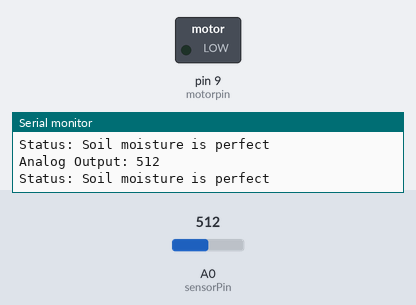
Simulated run of this sketch. Board: Arduino Uno, built with avr-gcc and run on an emulated ATmega328P. Shown: switched loads named in the sketch (green lamp = pin HIGH), the last lines printed to the serial monitor. Inputs (shaded band) come from the test bench; at power-on: A0 (sensorPin) = 512. Pins used as bus, display or sensor lines are not drawn.

Above: at 1.8 s.
1.9 s: A0 (sensorPin) set to 732
3.4 s: A0 (sensorPin) set to 758
At 4.7 s:
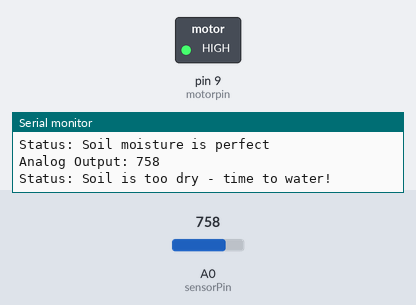
5.5 s: A0 (sensorPin) set to 716
At 7.0 s:
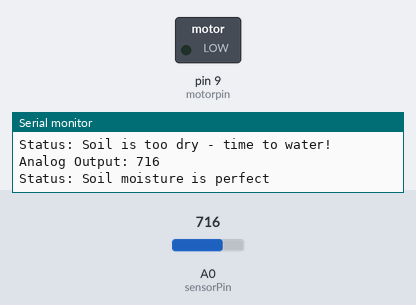
7.5 s: A0 (sensorPin) set to 900
At 9.3 s:
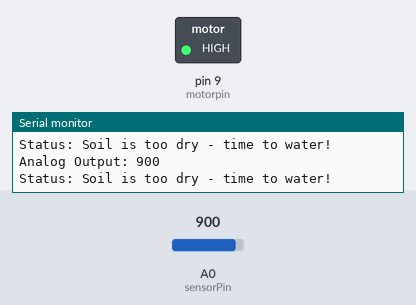
Timing chart, 0 to 10.5 s (numbered marks = the images above; inputs shaded):
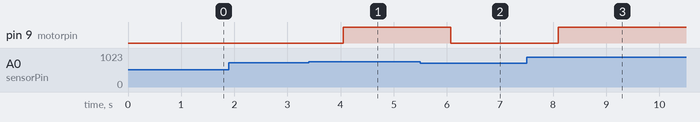

The sketch:

smart_irrigation.ino
```cpp
/* Change these values based on your calibration values */
#define soilWet 500   // Define max value we consider soil 'wet'
#define soilDry 750   // Define min value we consider soil 'dry'

// Sensor pins
#define sensorPower 4
#define sensorPin A0
#define motorpin 9

void setup() {
  pinMode(sensorPower, OUTPUT);
  // Initially keep the sensor OFF
  digitalWrite(sensorPower, LOW);
  pinMode(motorpin,OUTPUT);
  digitalWrite(motorpin, LOW);
  Serial.begin(9600);
}

void loop() {
  //get the reading from the function below and print it
  int moisture = readSensor();
  Serial.print("Analog Output: ");
  Serial.println(moisture);

  // Determine status of our soil
  if (moisture < soilWet) {
    Serial.println("Status: Soil is too wet");
    digitalWrite(motorpin,LOW);

  } else if (moisture >= soilWet && moisture < soilDry) {
    Serial.println("Status: Soil moisture is perfect");
    digitalWrite(motorpin,LOW);
  } else {
    Serial.println("Status: Soil is too dry - time to water!");
    digitalWrite(motorpin,HIGH);
  }

  delay(1000);  // Take a reading every second for testing
          // Normally you should take reading perhaps once or twice a day
  Serial.println();
}

//  This function returns the analog soil moisture measurement
int readSensor() {
  digitalWrite(sensorPower, HIGH);  // Turn the sensor ON
  delay(10);              // Allow power to settle
  int val = analogRead(sensorPin);  // Read the analog value form sensor
  digitalWrite(sensorPower, LOW);   // Turn the sensor OFF
  return val;             // Return analog moisture value
}
```

Measured:
- the behaviour switches between 749 and 750 on A0 (sensorPin) (found by bisection; images 0 and 1)
- after the input at 3.4 s, pin 9 (motorpin): LOW → HIGH after 0.65 s
- after the input at 5.5 s, pin 9 (motorpin): HIGH → LOW after 0.58 s
- after the input at 7.5 s, pin 9 (motorpin): LOW → HIGH after 0.60 s
